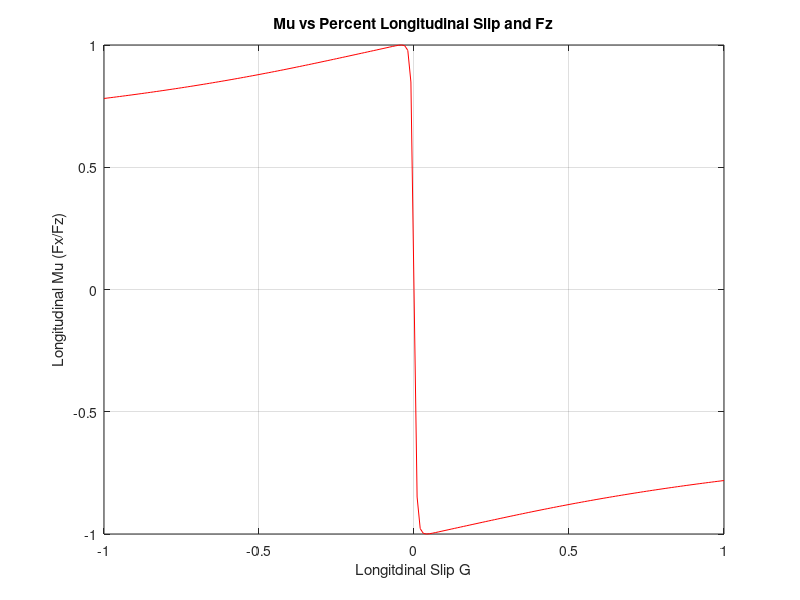
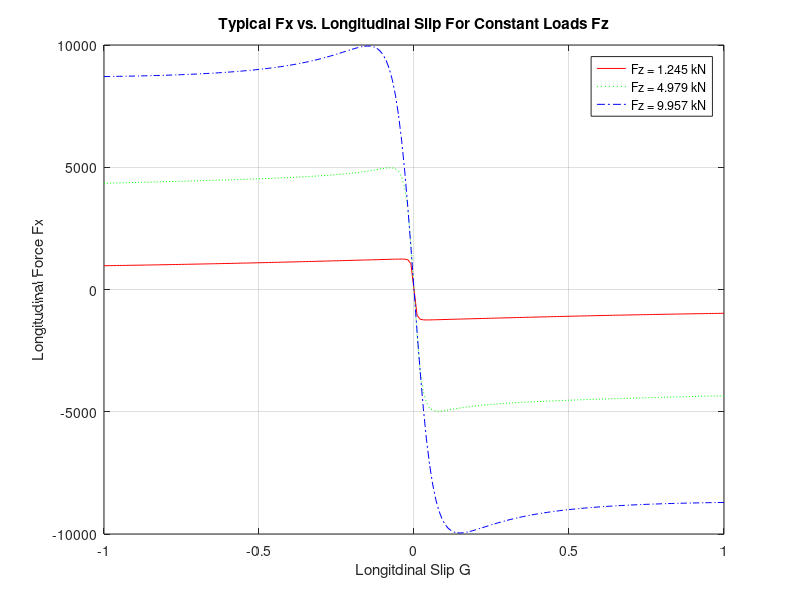

The MATLAB source for these figures, in order:
% **************************************
% ******* GENERATE CAR FTRAC LUT *******
% **************************************
% generate_CAR_Ftrac_LUT 16 Mar 07
% generates 3 Fx=fcn(Fz, slip G)
% clear
% format short
% format compact
% ----------Input data For low vertical load Fz ----------------
disp(' ')
disp('Generating Fx as Fcn(Fz, Percent Slip)');
B=80; C=1.7; D=1; E=0.97;
for i = 1:1:201;
G(i) = (i-101)/100;
mu_lo_Fz(i) = -D*sin(C*atan(B*G(i)-E*(B*G(i)-atan(B*G(i)))));
end;
close all;
% Plot the 1st results
% figure
z = [G', mu_lo_Fz'];
plot(z(:,1),z(:,2),'r')
title('Mu vs Percent Longitudinal Slip and Fz',...
'FontWeight','bold')
xlabel('Longitdinal Slip G')
ylabel('Longitudinal Mu (Fx/Fz)')
% legend('accel', 'vel','position')
grid on
hold on
% ---Generate the second curve for Medium vertical load Fz --------
B=20; C=2.0; D=1; E=0.99;
for i = 1:1:201;
G(i) = (i-101)/100;
mu_med_Fz(i) = -D*sin(C*atan(B*G(i)-E*(B*G(i)-atan(B*G(i)))));
end;
% Plot the 2nd results
% figure
z = [G', mu_med_Fz'];
% ---Generate the third curve for High vertical load Fz -----------
B=8; C=2.2; D=1; E=1.01;
for i = 1:1:201;
G(i) = (i-101)/100;
mu_hi_Fz(i) = -D*sin(C*atan(B*G(i)-E*(B*G(i)-atan(B*G(i)))));
end;
% Plot the 3rd results
% figure
z = [G', mu_hi_Fz'];
% plot(z(:,1),z(:,2),'b')
% legend('Fz = 9.45 kN', 'Fz = 24.8 kN','Fz = 40.9 kN')
% ------------
load_vector = [508*9.801*0.25 , 508*9.801*1.00, 508*9.801*2.00 ]';
slip_vector = G;
Fx_table = [ mu_lo_Fz *load_vector(1,1) ;
mu_med_Fz*load_vector(2,1) ;
mu_hi_Fz *load_vector(3,1) ];
figure
plot(G, Fx_table(1,:),'r-',G,Fx_table(2,:),'g:',G,Fx_table(3,:),'b-.')
title('Typical Fx vs. Longitudinal Slip For Constant Loads Fz',...
'FontWeight','bold')
xlabel('Longitdinal Slip G')
ylabel('Longitudinal Force Fx')
legend('Fz = 1.245 kN', 'Fz = 4.979 kN','Fz = 9.957 kN')
grid on
disp(' ')
disp('Completed Generate Car Ftrac Look Up Tables...')
disp(' ')